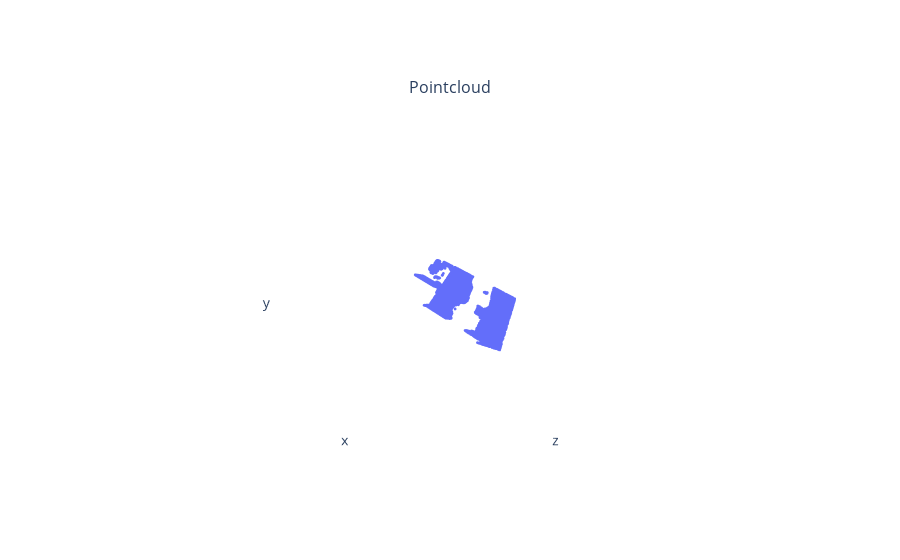

The notebook cell this image was saved under:
### Markdown cell above
### View pointclouds in Plotly figures

Here we use the PyTorch3D function `plot_scene` to render the pointcloud in a Plotly figure. `plot_scene` returns a plotly figure with trace and subplots defined by the input.

### Code cell
import pandas as pd
df = pd.read_csv('input/scene.csv')
pc = torch.Tensor(df.loc[:, ['y', 'x', 'z']].to_numpy()).to(device)
pc = Pointclouds(points=[pc])

plot_scene({
    "Pointcloud": {
        "person": pc
    }
})

### Figure 1 — Plotly figure (JSON) as saved in the notebook; plotly's stock layout.template omitted (floating-point values rounded to 4 significant figures; data arrays with more than 128 entries replaced by an {"elided": "..."} marker saying what was removed)
{"data": [{"marker": {"size": 1}, "mode": "markers", "name": "person", "scene": "scene", "type": "scatter3d", "x": {"elided": "20000 float values"}, "y": {"elided": "20000 float values"}, "z": {"elided": "20000 float values"}}], "layout": {"annotations": [{"font": {"size": 16}, "showarrow": false, "text": "Pointcloud", "x": 0.5, "xanchor": "center", "xref": "paper", "y": 1, "yanchor": "bottom", "yref": "paper"}], "scene": {"aspectmode": "cube", "camera": {"up": {"x": 0, "y": 1, "z": 0}}, "domain": {"x": [0, 1], "y": [0, 1]}, "xaxis": {"backgroundcolor": "#fff", "range": [-2.31, 2.359], "showaxeslabels": false, "showgrid": false, "showline": false, "showticklabels": false, "ticks": "", "zeroline": false}, "yaxis": {"backgroundcolor": "#fff", "range": [-3.164, 1.505], "showaxeslabels": false, "showgrid": false, "showline": false, "showticklabels": false, "ticks": "", "zeroline": false}, "zaxis": {"backgroundcolor": "#fff", "range": [-1.767, 2.902], "showaxeslabels": false, "showgrid": false, "showline": false, "showticklabels": false, "ticks": "", "zeroline": false}}}}
